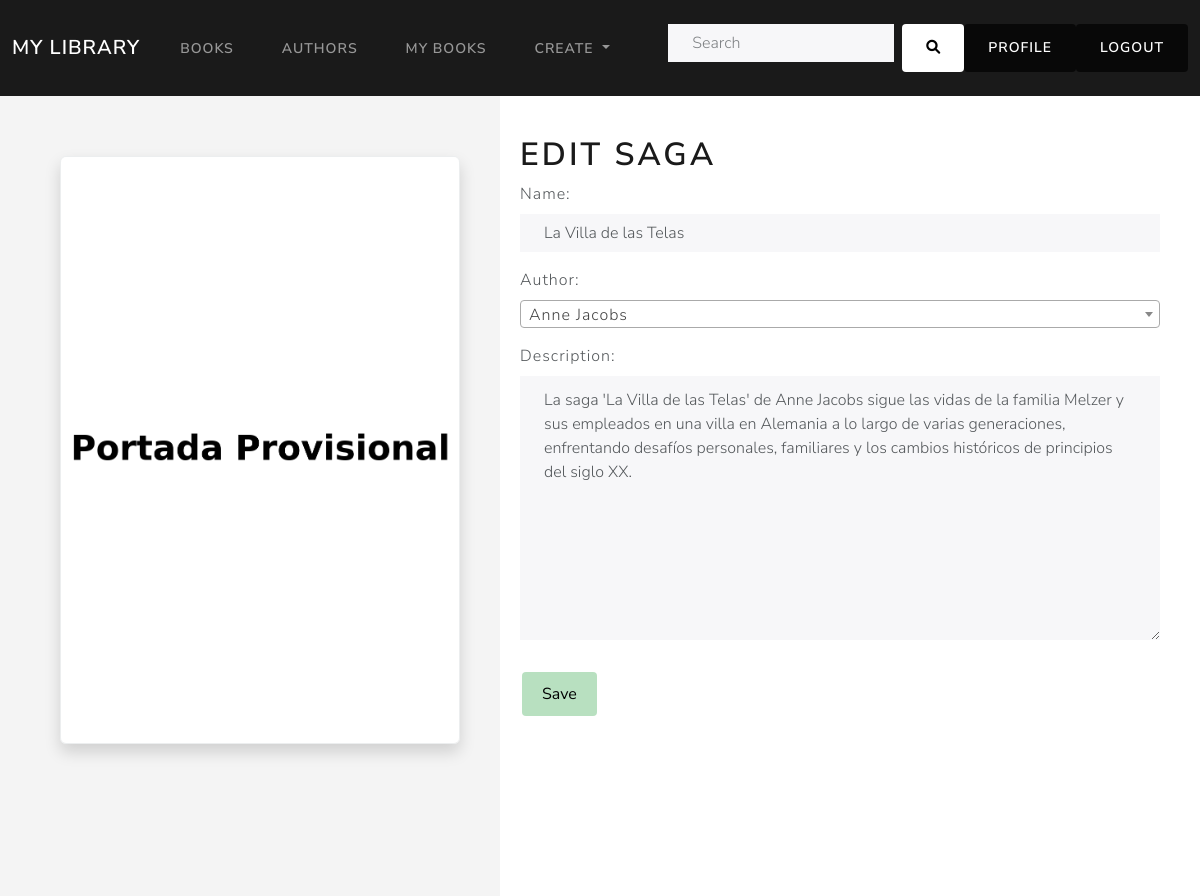
Screenshot of /book_catalog/saga/6/update/ (signed in) with the database file from the repository.
### book_catalog/models.py (models this page shows, shortened)
class BookSaga(models.Model):
    name = models.CharField(max_length=200,)
    author = models.ForeignKey(Author, on_delete=models.CASCADE, related_name='saga', null = False)
    description = models.TextField(max_length=1000, null=True, blank=True)
    class Meta:
        unique_together = ('name', 'author')

### book_catalog/views.py (the view, shortened to what this page needs)
# urls.py: path('saga/<int:pk>/update/', views.BookSagaUpdateView.as_view(), name='booksaga-update'),
class BookSagaUpdateView(PermissionRequiredMixin, UpdateView):
    model = BookSaga
    fields = ['name', 'author', 'description']
    template_name = 'book_catalog/booksaga_form.html'
    permission_required = 'book_catalog.change_booksaga'
    def get_form(self, form_class=None):
        form = super().get_form(form_class)
        form.fields['name'].widget = forms.TextInput(attrs={'class': 'form-control'})
        author_choices = [(author.id, author) for author in Author.objects.all()]
        form.fields['author'].widget = forms.Select(attrs={'class': 'select2 form-select'}, choices=author_choices)
        form.fields['description'].widget = forms.Textarea(attrs={'class': 'form-control'})
        return form

### book_catalog/models.py (called while the page is built)
    def __str__(self):
        return f'{self.first_name} {self.last_name}'

### templates/book_catalog/booksaga_form.html (shortened to what this page needs)
{% extends "base_generic.html" %}
{% load static %}
{% block content %}
<div style="display: flex;">
  <div class="sidebar">
    <div class="column-left">
      <div class="text-center">
        {% if book.cover_image %}
            <img src="{{ book.cover_image.url }}"
            alt="{{ book.title }}"
            class="img-fluid border rounded shadow"
            style="width: 100%; height: auto; margin: auto; display: block;">
        {% else %}
            <img src="{% static 'images/portada_provisional.png' %}"
            alt="{% static 'images/portada_provisional.png' %}"
            class="img-fluid border rounded shadow"
            style="width: 100%; height: auto; margin: auto; display: block;">
         {% endif %}
      </div>
    </div>
  </div>
    <div class="column-right">
      <form action="" method="post">
        <h1>{% if booksaga.author.id %}Edit Saga{% else %}New Saga{% endif %}</h1>
        <table>
        {{ form.as_p }}
        </table>
        <input type="submit" class="btn-save mt-3" value="Save">
      </form>
    </div>
</div>
{% endblock %}

### static/css/static.css (style rules this page uses)
.sidebar { flex: 0 0 500px; width: 600px; height: 100vh; overflow-y: auto; background-color: #f4f4f4; padding: 20px; }
.column-right { flex: 75%; margin-right: 40px; margin-top: 40px; margin-left: 20px; }
.column-left { flex: 25%; margin-left: 40px; margin-top: 40px; margin-right: 20px; }
.btn-save { background-color: #B8E0C0; color: black; border: none; padding: 10px 20px; text-align: center; text-decoration: none; display: inline-block; font-size: 16px; margin: 4px 2px; cursor: pointer; border-radius: 4px; transition: background-color 0.3s ease; }

### rows the page displays
BookSaga: name "La Villa de las Telas", description "La saga 'La Villa de las Telas' de Anne Jacobs sigue las vidas de la familia Melzer y sus empleados en una villa en Alemania a lo largo de varias generaciones, enfrentando desafíos personales, familiares y los cambios históricos de principios del siglo XX."
